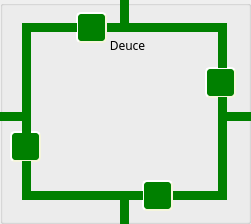
    <widget class="QGroupBox" name="Deuce_groupBox">
     <property name="geometry">
      <rect>
       <x>1600</x>
       <y>38</y>
       <width>251</width>
       <height>224</height>
      </rect>
     </property>
     <property name="styleSheet">
      <string notr="true"/>
     </property>
     <property name="title">
      <string/>
     </property>
     <widget class="QLabel" name="label_20">
      <property name="geometry">
       <rect>
        <x>100</x>
        <y>35</y>
        <width>55</width>
        <height>21</height>
       </rect>
      </property>
      <property name="font">
       <font>
        <family>Inter UI Medium</family>
       </font>
      </property>
      <property name="text">
       <string>Deuce</string>
      </property>
      <property name="alignment">
       <set>Qt::AlignCenter</set>
      </property>
     </widget>
     <widget class="QPushButton" name="Deuce_TLine9_butt">
      <property name="enabled">
       <bool>false</bool>
      </property>
      <property name="geometry">
       <rect>
        <x>172</x>
        <y>191</y>
        <width>46</width>
        <height>9</height>
       </rect>
      </property>
      <property name="minimumSize">
       <size>
        <width>20</width>
        <height>4</height>
       </size>
      </property>
      <property name="maximumSize">
       <size>
        <width>100</width>
        <height>20</height>
       </size>
      </property>
      <property name="sizeIncrement">
       <size>
        <width>1</width>
        <height>1</height>
       </size>
      </property>
      <property name="styleSheet">
       <string notr="true">#Deuce_TLine9_butt{
background-color: green;
border-style: outset;
}
#Deuce_TLine9_butt:checked{
	background-color: red;
}</string>
      </property>
      <property name="text">
       <string/>
      </property>
      <property name="checkable">
       <bool>true</bool>
      </property>
     </widget>
     <widget class="QLabel" name="label_21">
      <property name="geometry">
       <rect>
        <x>44</x>
        <y>56</y>
        <width>158</width>
        <height>111</height>
       </rect>
      </property>
      <property name="styleSheet">
       <string notr="true">border-image: url(:/img/powSub.jpg);</string>
      </property>
      <property name="text">
       <string/>
      </property>
     </widget>
     <widget class="QPushButton" name="Deuce_TLine7_butt">
      <property name="enabled">
       <bool>false</bool>
      </property>
      <property name="geometry">
       <rect>
        <x>218</x>
        <y>112</y>
        <width>42</width>
        <height>9</height>
       </rect>
      </property>
      <property name="styleSheet">
       <string notr="true">#Deuce_TLine7_butt{
background-color: green;
border-style: outset;
}
#Deuce_TLine7_butt:checked{
	background-color: red;
}</string>
      </property>
      <property name="text">
       <string/>
      </property>
      <property name="checkable">
       <bool>true</bool>
      </property>
     </widget>
     <widget class="QPushButton" name="Deuce_TLine4_butt">
      <property name="enabled">
       <bool>false</bool>
      </property>
      <property name="geometry">
       <rect>
        <x>128</x>
        <y>23</y>
        <width>99</width>
        <height>9</height>
       </rect>
      </property>
      <property name="minimumSize">
       <size>
        <width>20</width>
        <height>4</height>
       </size>
      </property>
      <property name="maximumSize">
       <size>
        <width>100</width>
        <height>20</height>
       </size>
      </property>
      <property name="sizeIncrement">
       <size>
        <width>1</width>
        <height>1</height>
       </size>
      </property>
      <property name="styleSheet">
       <string notr="true">#Deuce_TLine4_butt{
background-color: green;
border-style: outset;
}
#Deuce_TLine4_butt:checked{
	background-color: red;
}</string>
      </property>
      <property name="text">
       <string/>
      </property>
      <property name="checkable">
       <bool>true</bool>
      </property>
     </widget>
     <widget class="QPushButton" name="Deuce_Rel4_butt">
      <property name="geometry">
       <rect>
        <x>10</x>
        <y>131</y>
        <width>31</width>
        <height>31</height>
       </rect>
      </property>
      <property name="minimumSize">
       <size>
        <width>31</width>
        <height>31</height>
       </size>
      </property>
      <property name="maximumSize">
       <size>
        <width>31</width>
        <height>31</height>
       </size>
      </property>
      <property name="styleSheet">
       <string notr="true">#Deuce_Rel4_butt{
border-image: url(:/img/relaySPDT.png);
background-color: green;
border-style: outset;
border-radius: 5px;
border-width:2px;
border-color:beige;
font-size:12px;
font-weight:100;
color: white;
max-width:23px;
max-height:23px;
min-width:23px;
min-height:23px;
padding:2px;

}
#Deuce_Rel4_butt:checked{
	background-color: red;
}</string>
      </property>
      <property name="text">
       <string/>
      </property>
      <property name="checkable">
       <bool>true</bool>
      </property>
     </widget>
     <widget class="QPushButton" name="Deuce_TLine12_butt">
      <property name="enabled">
       <bool>false</bool>
      </property>
      <property name="geometry">
       <rect>
        <x>31</x>
        <y>191</y>
        <width>89</width>
        <height>9</height>
       </rect>
      </property>
      <property name="minimumSize">
       <size>
        <width>26</width>
        <height>4</height>
       </size>
      </property>
      <property name="maximumSize">
       <size>
        <width>300</width>
        <height>40</height>
       </size>
      </property>
      <property name="sizeIncrement">
       <size>
        <width>1</width>
        <height>1</height>
       </size>
      </property>
      <property name="styleSheet">
       <string notr="true">#Deuce_TLine12_butt{
background-color: green;
border-style: outset;
}
#Deuce_TLine12_butt:checked{
	background-color: red;
}</string>
      </property>
      <property name="text">
       <string/>
      </property>
      <property name="checkable">
       <bool>true</bool>
      </property>
     </widget>
     <widget class="QPushButton" name="Deuce_TLine18_butt">
      <property name="enabled">
       <bool>false</bool>
      </property>
      <property name="geometry">
       <rect>
        <x>106</x>
        <y>23</y>
        <width>15</width>
        <height>9</height>
       </rect>
      </property>
      <property name="minimumSize">
       <size>
        <width>15</width>
        <height>4</height>
       </size>
      </property>
      <property name="maximumSize">
       <size>
        <width>100</width>
        <height>40</height>
       </size>
      </property>
      <property name="sizeIncrement">
       <size>
        <width>1</width>
        <height>1</height>
       </size>
      </property>
      <property name="styleSheet">
       <string notr="true">#Deuce_TLine18_butt{
background-color: green;
border-style: outset;
}
#Deuce_TLine18_butt:checked{
	background-color: red;
}</string>
      </property>
      <property name="text">
       <string/>
      </property>
      <property name="checkable">
       <bool>true</bool>
      </property>
     </widget>
     <widget class="QPushButton" name="Deuce_TLine3_butt">
      <property name="enabled">
       <bool>false</bool>
      </property>
      <property name="geometry">
       <rect>
        <x>120</x>
        <y>-1</y>
        <width>9</width>
        <height>33</height>
       </rect>
      </property>
      <property name="minimumSize">
       <size>
        <width>1</width>
        <height>1</height>
       </size>
      </property>
      <property name="maximumSize">
       <size>
        <width>1000</width>
        <height>1000</height>
       </size>
      </property>
      <property name="sizeIncrement">
       <size>
        <width>1</width>
        <height>1</height>
       </size>
      </property>
      <property name="styleSheet">
       <string notr="true">#Deuce_TLine3_butt{
background-color: green;
border-style: outset;
}
#Deuce_TLine3_butt:checked{
	background-color: red;
}</string>
      </property>
      <property name="text">
       <string/>
      </property>
      <property name="checkable">
       <bool>true</bool>
      </property>
     </widget>
     <widget class="QPushButton" name="Deuce_Rel2_butt">
      <property name="geometry">
       <rect>
        <x>205</x>
        <y>67</y>
        <width>31</width>
        <height>31</height>
       </rect>
      </property>
      <property name="minimumSize">
       <size>
        <width>31</width>
        <height>31</height>
       </size>
      </property>
      <property name="maximumSize">
       <size>
        <width>31</width>
        <height>31</height>
       </size>
      </property>
      <property name="styleSheet">
       <string notr="true">#Deuce_Rel2_butt{
border-image: url(:/img/relaySPDT.png);
background-color: green;
border-style: outset;
border-radius: 5px;
border-width:2px;
border-color:beige;
font-size:12px;
font-weight:100;
color: white;
max-width:23px;
max-height:23px;
min-width:23px;
min-height:23px;
padding:2px;

}
#Deuce_Rel2_butt:checked{
	background-color: red;
}</string>
      </property>
      <property name="text">
       <string/>
      </property>
      <property name="checkable">
       <bool>true</bool>
      </property>
     </widget>
     <widget class="QPushButton" name="Deuce_TLine16_butt">
      <property name="enabled">
       <bool>false</bool>
      </property>
      <property name="geometry">
       <rect>
        <x>22</x>
        <y>31</y>
        <width>9</width>
        <height>81</height>
       </rect>
      </property>
      <property name="styleSheet">
       <string notr="true">#Deuce_TLine16_butt{
background-color: green;
border-style: outset;
}
#Deuce_TLine16_butt:checked{
	background-color: red;
}</string>
      </property>
      <property name="text">
       <string/>
      </property>
      <property name="checkable">
       <bool>true</bool>
      </property>
     </widget>
     <widget class="QPushButton" name="Deuce_TLine6_butt">
      <property name="enabled">
       <bool>false</bool>
      </property>
      <property name="geometry">
       <rect>
        <x>218</x>
        <y>97</y>
        <width>9</width>
        <height>15</height>
       </rect>
      </property>
      <property name="styleSheet">
       <string notr="true">#Deuce_TLine6_butt{
background-color: green;
border-style: outset;
}
#Deuce_TLine6_butt:checked{
	background-color: red;
}</string>
      </property>
      <property name="text">
       <string/>
      </property>
      <property name="checkable">
       <bool>true</bool>
      </property>
     </widget>
     <widget class="QPushButton" name="Deuce_Rel3_butt">
      <property name="geometry">
       <rect>
        <x>142</x>
        <y>180</y>
        <width>31</width>
        <height>31</height>
       </rect>
      </property>
      <property name="minimumSize">
       <size>
        <width>31</width>
        <height>31</height>
       </size>
      </property>
      <property name="maximumSize">
       <size>
        <width>31</width>
        <height>31</height>
       </size>
      </property>
      <property name="styleSheet">
       <string notr="true">#Deuce_Rel3_butt{
border-image: url(:/img/relaySPDT.png);
background-color: green;
border-style: outset;
border-radius: 5px;
border-width:2px;
border-color:beige;
font-size:12px;
font-weight:100;
color: white;
max-width:23px;
max-height:23px;
min-width:23px;
min-height:23px;
padding:2px;

}
#Deuce_Rel3_butt:checked{
	background-color: red;
}</string>
      </property>
      <property name="text">
       <string/>
      </property>
      <property name="checkable">
       <bool>true</bool>
      </property>
     </widget>
     <widget class="QPushButton" name="Deuce_TLine15_butt">
      <property name="enabled">
       <bool>false</bool>
      </property>
      <property name="geometry">
       <rect>
        <x>-2</x>
        <y>112</y>
        <width>33</width>
        <height>9</height>
       </rect>
      </property>
      <property name="styleSheet">
       <string notr="true">#Deuce_TLine15_butt{
background-color: green;
border-style: outset;
}
#Deuce_TLine15_butt:checked{
	background-color: red;
}</string>
      </property>
      <property name="text">
       <string/>
      </property>
      <property name="checkable">
       <bool>true</bool>
      </property>
     </widget>
     <widget class="QPushButton" name="Deuce_TLine11_butt">
      <property name="enabled">
       <bool>false</bool>
      </property>
      <property name="geometry">
       <rect>
        <x>120</x>
        <y>191</y>
        <width>9</width>
        <height>33</height>
       </rect>
      </property>
      <property name="minimumSize">
       <size>
        <width>1</width>
        <height>1</height>
       </size>
      </property>
      <property name="maximumSize">
       <size>
        <width>1000</width>
        <height>1000</height>
       </size>
      </property>
      <property name="sizeIncrement">
       <size>
        <width>1</width>
        <height>1</height>
       </size>
      </property>
      <property name="styleSheet">
       <string notr="true">#Deuce_TLine11_butt{
background-color: green;
border-style: outset;
}
#Deuce_TLine11_butt:checked{
	background-color: red;
}</string>
      </property>
      <property name="text">
       <string/>
      </property>
      <property name="checkable">
       <bool>true</bool>
      </property>
     </widget>
     <widget class="QPushButton" name="Deuce_Rel5_butt">
      <property name="geometry">
       <rect>
        <x>76</x>
        <y>12</y>
        <width>31</width>
        <height>31</height>
       </rect>
      </property>
      <property name="minimumSize">
       <size>
        <width>31</width>
        <height>31</height>
       </size>
      </property>
      <property name="maximumSize">
       <size>
        <width>31</width>
        <height>31</height>
       </size>
      </property>
      <property name="styleSheet">
       <string notr="true">#Deuce_Rel5_butt{
border-image: url(:/img/relaySPDT.png);
background-color: green;
border-style: outset;
border-radius: 5px;
border-width:2px;
border-color:beige;
font-size:12px;
font-weight:100;
color: white;
max-width:23px;
max-height:23px;
min-width:23px;
min-height:23px;
padding:2px;

}
#Deuce_Rel5_butt:checked{
	background-color: red;
}</string>
      </property>
      <property name="text">
       <string/>
      </property>
      <property name="checkable">
       <bool>true</bool>
      </property>
     </widget>
     <widget class="QPushButton" name="Deuce_TLine8_butt">
      <property name="enabled">
       <bool>false</bool>
      </property>
      <property name="geometry">
       <rect>
        <x>218</x>
        <y>121</y>
        <width>9</width>
        <height>79</height>
       </rect>
      </property>
      <property name="styleSheet">
       <string notr="true">#Deuce_TLine8_butt{
background-color: green;
border-style: outset;
}
#Deuce_TLine8_butt:checked{
	background-color: red;
}</string>
      </property>
      <property name="text">
       <string/>
      </property>
      <property name="checkable">
       <bool>true</bool>
      </property>
     </widget>
     <widget class="QPushButton" name="Deuce_TLine5_butt">
      <property name="enabled">
       <bool>false</bool>
      </property>
      <property name="geometry">
       <rect>
        <x>218</x>
        <y>23</y>
        <width>9</width>
        <height>45</height>
       </rect>
      </property>
      <property name="styleSheet">
       <string notr="true">#Deuce_TLine5_butt{
background-color: green;
border-style: outset;
}
#Deuce_TLine5_butt:checked{
	background-color: red;
}</string>
      </property>
      <property name="text">
       <string/>
      </property>
      <property name="checkable">
       <bool>true</bool>
      </property>
     </widget>
     <widget class="QPushButton" name="Deuce_TLine13_butt">
      <property name="enabled">
       <bool>false</bool>
      </property>
      <property name="geometry">
       <rect>
        <x>22</x>
        <y>161</y>
        <width>9</width>
        <height>39</height>
       </rect>
      </property>
      <property name="styleSheet">
       <string notr="true">#Deuce_TLine13_butt{
background-color: green;
border-style: outset;
}
#Deuce_TLine13_butt:checked{
	background-color: red;
}</string>
      </property>
      <property name="text">
       <string/>
      </property>
      <property name="checkable">
       <bool>true</bool>
      </property>
     </widget>
     <widget class="QPushButton" name="Deuce_TLine10_butt">
      <property name="enabled">
       <bool>false</bool>
      </property>
      <property name="geometry">
       <rect>
        <x>129</x>
        <y>191</y>
        <width>14</width>
        <height>9</height>
       </rect>
      </property>
      <property name="minimumSize">
       <size>
        <width>12</width>
        <height>4</height>
       </size>
      </property>
      <property name="maximumSize">
       <size>
        <width>100</width>
        <height>40</height>
       </size>
      </property>
      <property name="sizeIncrement">
       <size>
        <width>1</width>
        <height>1</height>
       </size>
      </property>
      <property name="styleSheet">
       <string notr="true">#Deuce_TLine10_butt{
background-color: green;
border-style: outset;
}
#Deuce_TLine10_butt:checked{
	background-color: red;
}</string>
      </property>
      <property name="text">
       <string/>
      </property>
      <property name="checkable">
       <bool>true</bool>
      </property>
     </widget>
     <widget class="QPushButton" name="Deuce_TLine17_butt">
      <property name="enabled">
       <bool>false</bool>
      </property>
      <property name="geometry">
       <rect>
        <x>22</x>
        <y>23</y>
        <width>55</width>
        <height>9</height>
       </rect>
      </property>
      <property name="minimumSize">
       <size>
        <width>20</width>
        <height>4</height>
       </size>
      </property>
      <property name="maximumSize">
       <size>
        <width>100</width>
        <height>20</height>
       </size>
      </property>
      <property name="sizeIncrement">
       <size>
        <width>1</width>
        <height>1</height>
       </size>
      </property>
      <property name="styleSheet">
       <string notr="true">#Deuce_TLine17_butt{
background-color: green;
border-style: outset;
}
#Deuce_TLine17_butt:checked{
	background-color: red;
}</string>
      </property>
      <property name="text">
       <string/>
      </property>
      <property name="checkable">
       <bool>true</bool>
      </property>
     </widget>
     <widget class="QPushButton" name="Deuce_TLine14_butt">
      <property name="enabled">
       <bool>false</bool>
      </property>
      <property name="geometry">
       <rect>
        <x>22</x>
        <y>120</y>
        <width>9</width>
        <height>13</height>
       </rect>
      </property>
      <property name="styleSheet">
       <string notr="true">#Deuce_TLine14_butt{
background-color: green;
border-style: outset;
}
#Deuce_TLine14_butt:checked{
	background-color: red;
}</string>
      </property>
      <property name="text">
       <string/>
      </property>
      <property name="checkable">
       <bool>true</bool>
      </property>
     </widget>
    </widget>
